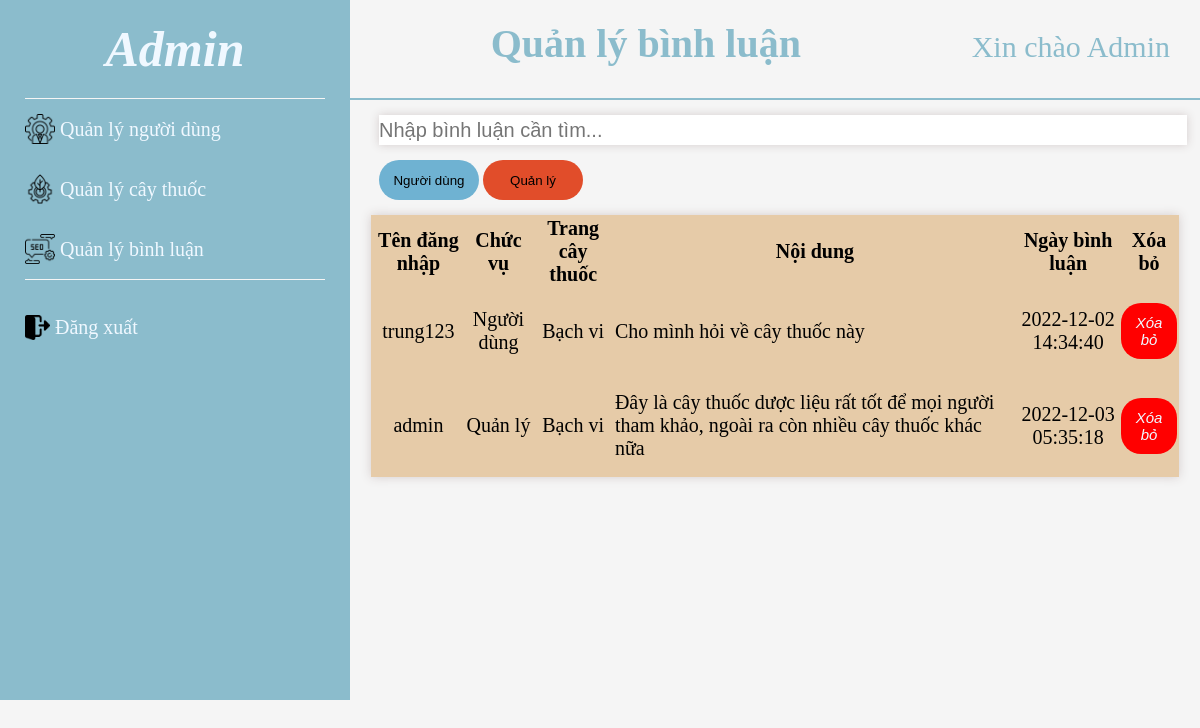
Page /CNPM/TRACUU/Admin/manageCom on the committed database.
### tables this page shows
CREATE TABLE `comment` (
  `id` int(11) NOT NULL,
  `ten` varchar(40) NOT NULL,
  `chucvu` varchar(20) NOT NULL,
  `trangcaythuoc` varchar(50) NOT NULL,
  `noidung` varchar(200) NOT NULL,
  `ngaybl` datetime NOT NULL
);

### CNPM/TRACUU/mvc/core/Controller.php (called while the page is built, shortened)
<?php
    class Controller{
        public function model($model){
            return new $model;
        }
        public function view($view, $data=[]){
            require_once "./mvc/views/".$view.".php";
        }
    }
?>

### CNPM/TRACUU/mvc/controllers/Admin.php (called while the page is built, shortened)
<?php
    class controllerAdmin extends Controller{
        protected $modelCom;
        public function __construct(){
            $this->modelCom = $this->model('Comment');
        }
        public function manageCom(){
            $this->views = $this->view('manageComment',[
                'comment' => $this->modelCom->getAllCom()
            ]);
        }
    }
?>

### CNPM/TRACUU/mvc/core/App.php (called while the page is built, shortened)
<?php
    class App{
        protected $controller="Home";
        protected $action = "Show";
        function __construct(){
            $url =  explode("/", trim($this->UrlProcess()));
            if(file_exists("./mvc/controllers/".$url[0].".php")){
                $this->controller = $url[0];
                unset($url[0]);
            }
            if(isset($url[1])){
                if(method_exists("controller".$this->controller, $url[1])){
                    $this->action = $url[1];
                }
                unset($url[1]);
            }
            $Control = new $Class;
            $this->params = $url?array_values($url):[];
            call_user_func_array([$Control, $this->action], $this->params);
        }
        function UrlProcess(){
            if(isset($_GET["url"])){
                return $_GET["url"];
            }else{
                return '';
            }
        }
    }
?>

### CNPM/TRACUU/index.php (called while the page is built, shortened)
<?php
    $myApp = new App();
?>

### CNPM/TRACUU/mvc/core/DB.php (called while the page is built, shortened)
<?php
    class DB{
        protected $host = "localhost";
        protected $user = "root";
        protected $pass = "";
        protected $database = "quanlyhethong";
        function __construct(){
            $this->conn = mysqli_connect($this->host,$this->user,$this->pass,$this->database);
        }
    }
?>

### CNPM/TRACUU/mvc/models/Comment.php (called while the page is built, shortened)
<?php
    class Comment extends DB{
        public function getAllCom(){
            $sql = "SELECT * FROM comment";
            return mysqli_query($this->conn,$sql);
        }
    }
?>

### CNPM/TRACUU/mvc/views/manageComment.php (the view, shortened to what this page needs)
<!DOCTYPE html>
<html lang="en">
<head>
    <link rel="stylesheet" href="/CNPM/TRACUU/assets/css/adminPage.css">
    <link rel="stylesheet" href="/CNPM/TRACUU/assets/css/commentManagePage.css">
</head>
<body>
    <div class="contain">
        <div class="test">
        <?php
            require_once("./mvc/views/includes/sideBarAdmin.php");
        ?>
        </div>
        <div class="content">
            <div class="header">
                <h3>Quản lý bình luận</h3>
                <p>Xin chào <span>Admin</span></p>
            </div>
            <div class="middle">
                <form action="/CNPM/TRACUU/Admin/searchCom" method="post">
                    <input type="search" name="searchCom" placeholder="Nhập bình luận cần tìm...">
                </form>
                <form action="/CNPM/TRACUU/Admin/catagory" method="post">
                    <button class="userCom" name="userCom">Người dùng</button>
                    <button class="adminCom" name="adminCom">Quản lý</button>
                </form>
            </div>
            <div class="section">
                <table class="table">
                    <thead>
                        <tr>
                            <th>Tên đăng nhập</th>
                            <th>Chức vụ</th>
                            <th>Trang cây thuốc</th>
                            <th>Nội dung</th>
                            <th>Ngày bình luận</th>
                            <th>Xóa bỏ</th>
                        </tr>
                    </thead>
                    <tbody>
                    <?php
                        if(!empty($data['search'])){
                            while($row = mysqli_fetch_array($data['search'])){
                                $comment = $row['id'];
                                echo "<tr>";
                                echo "<td>".$row['ten']."</td>";
                                echo "<td>".$row['chucvu']."</td>";
                                echo "<td>".$row['trangcaythuoc']."</td>";
                                echo "<td class=\"des\">".$row['noidung']."</td>";
                                echo "<td>".$row['ngaybl']."</td>";
                                echo '<td><button class="deleteCom" id="'.$comment.'" href="/CNPM/TRACUU/Admin/deleteTree/'.$comment.'">Xóa bỏ</button></td>';
                                echo "</tr>";
                            }
                        }else
                        if(!empty($data['comment'])){
                            while($row = mysqli_fetch_array($data['comment'])){
                                $comment = $row['id'];
                                echo "<tr>";
                                echo "<td>".$row['ten']."</td>";
                                echo "<td>".$row['chucvu']."</td>";
                                echo "<td>".$row['trangcaythuoc']."</td>";
                                echo "<td class=\"des\">".$row['noidung']."</td>";
                                echo "<td>".$row['ngaybl']."</td>";
                                echo '<td><button class="deleteCom" id="'.$comment.'" href="/CNPM/TRACUU/Admin/deleteTree/'.$comment.'">Xóa bỏ</button></td>';
                                echo "</tr>";
                            }
                        }
                    ?>
                    </tbody>
                </table>
            </div>
        </div>
    </div>
</body>
</html>

### CNPM/TRACUU/mvc/views/includes/sideBarAdmin.php
<div class="sideBar">
    <h2><a href="/CNPM/TRACUU/Admin/show">Admin</a></h2>
        <div class = "sideBar-items">
            <a href="/CNPM/TRACUU/Admin/manageUser" class="items">
                <img class="img" src="/CNPM/TRACUU/assets/icons/usermanage.png" width="30px" height="30px">
                Quản lý người dùng
            </a>
            <a href="/CNPM/TRACUU/Admin/manageTree" class="items">
                <img class="img" src="/CNPM/TRACUU/assets/icons/treemanage.png" width="30px" height="30px">
                Quản lý cây thuốc
            </a>
            <a href="/CNPM/TRACUU/Admin/manageCom" class="items">
                <img class="img" src="/CNPM/TRACUU/assets/icons/commentmanage.png" width="30px" height="30px">
                Quản lý bình luận
            </a>
        </div>
            <div class="logOut">
                <a class="items" href="/CNPM/TRACUU/Admin/logoutAd">
                    <img class="img" src="/CNPM/TRACUU/assets/icons/logout.png" width="25px" height="25px">
                    Đăng xuất
                </a>
            </div>
        </div>

### CNPM/TRACUU/assets/css/adminPage.css (style rules this page uses)
* { padding: 0; margin: 0; box-sizing: border-box; }
body { background-color: whitesmoke; }
.contain { display: flex; margin: 0; padding: 0; }
.sideBar { width: 350px; height: 700px; background-color: #8BBCCC; display: flex; flex-direction: column; align-items: center; }
.sideBar h2 { font-size: 50px; font-weight: bold; font-style: italic; color: aliceblue; margin: 20px 0px; }
a:-webkit-any-link { color: aliceblue; text-decoration: none; cursor: pointer; }
.sideBar-items { width: 300px; height: fit-content; display: flex; flex-direction: column; justify-items: center; border-top: 1px solid whitesmoke; border-bottom: 1px solid whitesmoke; }
.items { margin: 15px 0; color: aliceblue; font-size: 20px; display: flex; align-items: center; }
.logOut { width: 300px; height: fit-content; font-size: 20px; margin: 20px 0; }
.content { height: 100vh; width: 80%; }
.header { height: 100px; display: flex; justify-content: space-between; border-bottom: 2px solid #8BBCCC; }
.header h3 { color: #8BBCCC; font-size: 40px; padding: 20px; }
.header p { color: #8BBCCC; font-size: 30px; margin: 30px; }
.img { margin-right: 5px; }

### CNPM/TRACUU/assets/css/commentManagePage.css (style rules this page uses)
.section { width: 100%; display: flex; justify-content: center; }
.table { width: 95%; box-shadow: 0 0 10px #d4cccc; text-align: center; font-size: 20px; background-color: #E6CBA8; margin-top: 15px; }
tbody td { padding: 15px 0; }
.deleteCom { background-color: red; font-size: 15px; padding: 10px; border:1px solid transparent; border-radius: 20px; font-style: oblique; color: aliceblue; cursor: pointer; }
.des { width: 400px; text-align: start; }
.middle { display: flex; flex-direction: column; }
.middle input { width: 95%; margin-top: 15px; margin-left: 29px; height: 30px; font-size: 20px; border: transparent; box-shadow: 0 0 10px #d4cccc; }
.userCom { margin-left: 29px; margin-top: 15px; width: 100px; height: 40px; border: transparent; border-radius: 30px; background-color: #6FB2D2; cursor: pointer; }
.adminCom { margin-top: 15px; width: 100px; height: 40px; border: transparent; border-radius: 30px; background-color: #E14D2A; cursor: pointer; }

### rows in the picture
comment: ten "trung123", chucvu "Người dùng", trangcaythuoc "Bạch vi", noidung "Cho mình hỏi về cây thuốc này", ngaybl "2022-12-02 14:34:40"
comment: ten "admin", chucvu "Quản lý", trangcaythuoc "Bạch vi", noidung "Đây là cây thuốc dược liệu rất tốt để mọi người tham khảo, ngoài ra còn nhiều cây thuốc khác nữa", ngaybl "2022-12-03 05:35:18"
